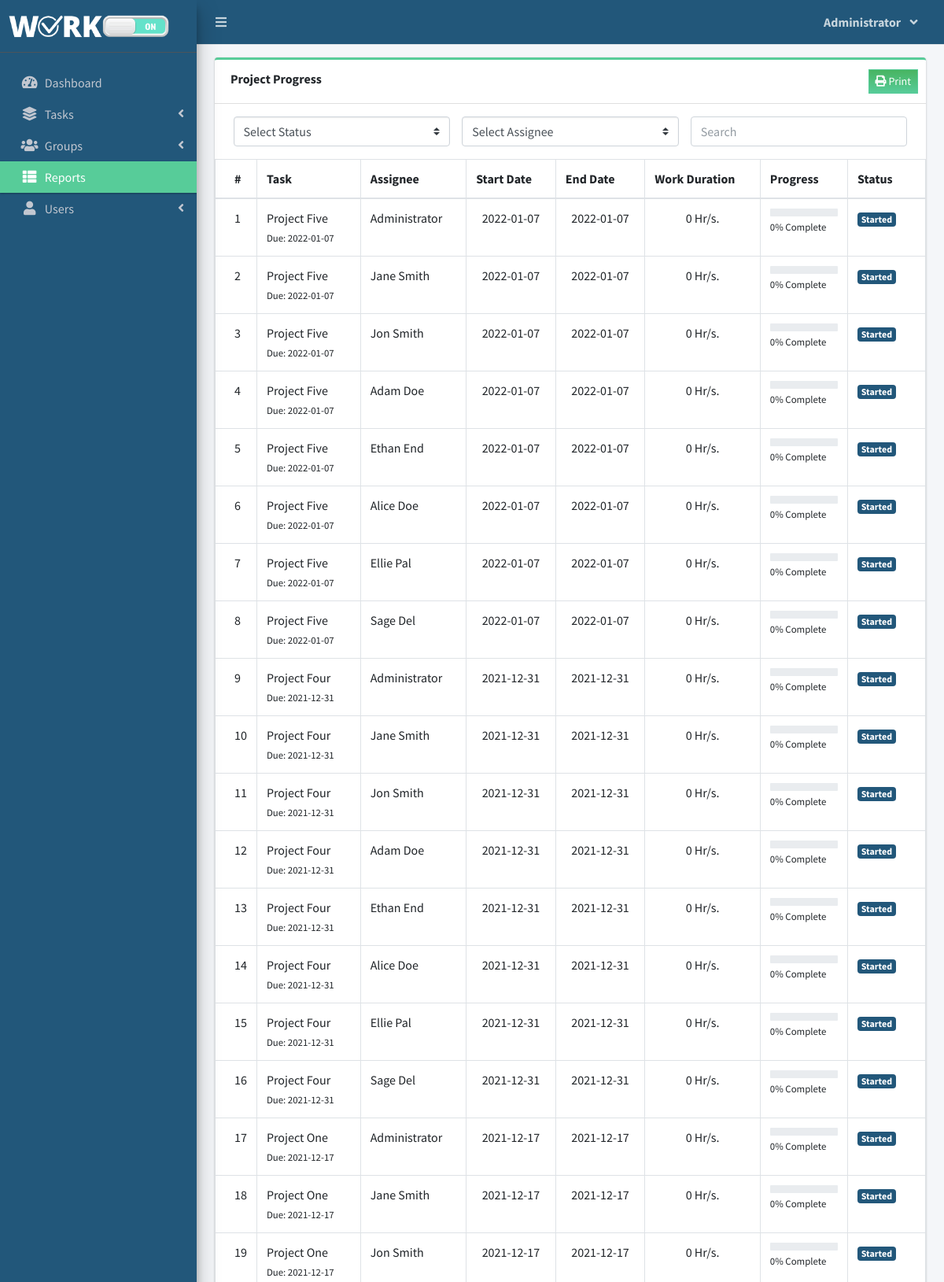
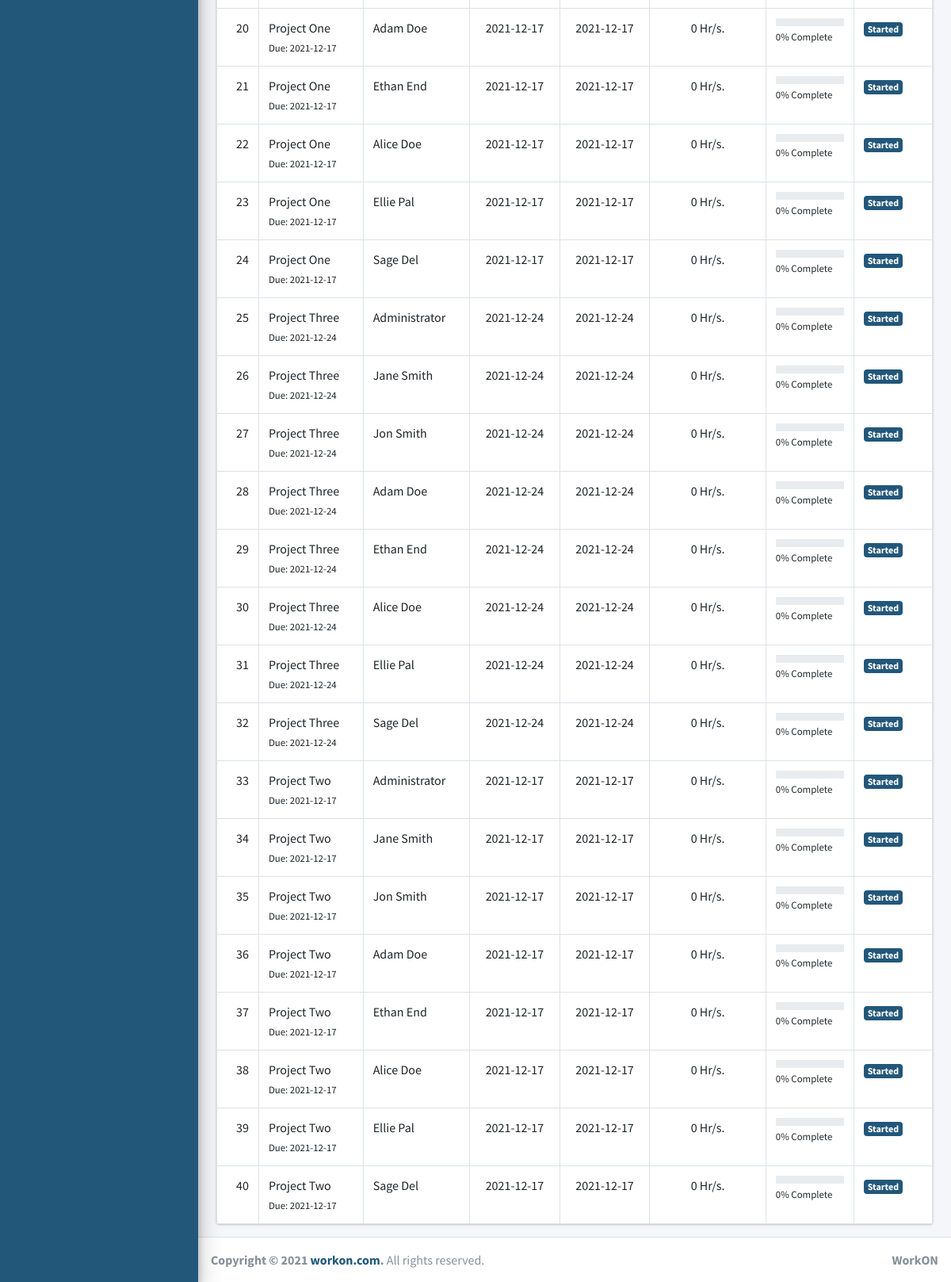
The app's page /index.php?page=reports (signed in), older data (2 pictures, top to bottom).
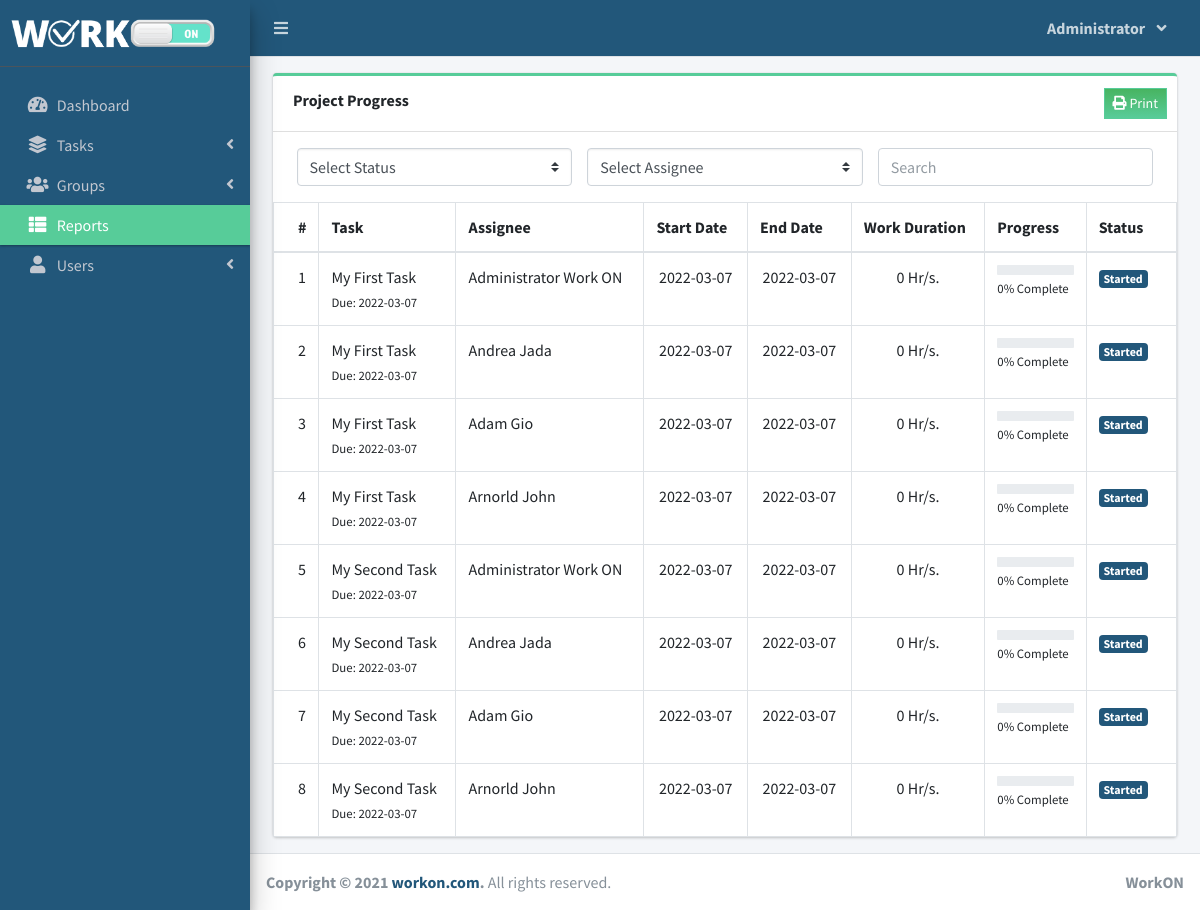
The same page, newer data.
### tables this page shows
CREATE TABLE `project_list` (
  `id` int(30) NOT NULL,
  `name` varchar(200) NOT NULL,
  `description` text NOT NULL,
  `status` tinyint(2) NOT NULL,
  `start_date` date NOT NULL,
  `end_date` date NOT NULL,
  `manager_id` int(30) NOT NULL,
  `user_ids` text NOT NULL,
  `group_id` int(30) NOT NULL,
  `project_url` longtext NOT NULL,
  `project_time_sheet` longtext NOT NULL,
  `project_files` longtext NOT NULL,
  `date_created` datetime NOT NULL DEFAULT current_timestamp()
);

### reports.php (the view, shortened to what the changed rows need)
<?php include 'db_connect.php' ?>
 <div class="col-md-12">
        <div class="card card-outline card-success">
          <div class="card-body p-0">
            <div class="table-responsive" id="printable">
              <table class="table m-0 table-bordered">
                <thead>
                  <th>#</th>
                  <th>Task</th>
                  <th>Assignee</th>
                  <th>Start Date</th>
                  <th>End Date</th>
                  <th>Work Duration</th>
                  <th>Progress</th>
                  <th>Status</th>
                </thead>
                <tbody>
                <?php
                $i = 1;
                $stat = array("Pending","Started","On-Progress","On-Hold","Over Due","Done");
                $where = "";
                $qry = $conn->query("SELECT *, concat(firstname,' ',lastname) AS uname FROM project_list INNER JOIN users $where order by name asc");
                while($row= $qry->fetch_assoc()):
                $tprog = $conn->query("SELECT * FROM task_list where project_id = {$row['id']}")->num_rows;
                $cprog = $conn->query("SELECT * FROM task_list where project_id = {$row['id']} and status = 3")->num_rows;
                $prog = $tprog > 0 ? ($cprog/$tprog) * 100 : 0;
                $prog = $prog > 0 ?  number_format($prog,2) : $prog;
                $dur = $conn->query("SELECT sum(time_rendered) as duration FROM user_productivity where project_id = {$row['id']}");
                $dur = $dur->num_rows > 0 ? $dur->fetch_assoc()['duration'] : 0;
                  ?>
                  <tr>
                      <td width="10px">
                         <?php echo $i++ ?>
                      </td>
                      <td>
                          <a>
                              <?php echo ucwords($row['name']) ?>
                          </a>
                          <br>
                          <small>
                              Due: <?php echo date("Y-m-d",strtotime($row['end_date'])) ?>
                          </small>
                      </td>
                      <td>
                        <?php echo ucwords($row['uname']) ?>
                      </td>
                      <td class="text-center">
                        <?php echo date("Y-m-d",strtotime($row['end_date'])) ?>
                      </td>
                      <td class="text-center">
                        <?php echo date("Y-m-d",strtotime($row['end_date'])) ?>
                      </td>
                      <td class="text-center">
                      	<?php echo number_format($dur).' Hr/s.' ?>
                      </td>
                      <td class="project_progress">
                          <div class="progress progress-sm">
                          </div>
                          <small>
                              <?php echo $prog ?>% Complete
                          </small>
                      </td>
                      <td class="project-state">
                          <?php
                            if($stat[$row['status']] =='Pending'){
                              echo "<span class='badge badge-secondary'>{$stat[$row['status']]}</span>";
                            }elseif($stat[$row['status']] =='Started'){
                              echo "<span class='badge badge-primary'>{$stat[$row['status']]}</span>";
                            }elseif($stat[$row['status']] =='On-Progress'){
                              echo "<span class='badge badge-info'>{$stat[$row['status']]}</span>";
                            }elseif($stat[$row['status']] =='On-Hold'){
                              echo "<span class='badge badge-warning'>{$stat[$row['status']]}</span>";
                            }elseif($stat[$row['status']] =='Over Due'){
                              echo "<span class='badge badge-danger'>{$stat[$row['status']]}</span>";
                            }elseif($stat[$row['status']] =='Done'){
                              echo "<span class='badge badge-success'>{$stat[$row['status']]}</span>";
                            }
                          ?>
                      </td>
                  </tr>
                <?php endwhile; ?>
                </tbody>
              </table>
            </div>
          </div>
        </div>
        </div>

### sidebar.php (shortened to what the changed rows need)
<aside class="main-sidebar sidebar-dark-primary elevation-4">
  <div class="dropdown brand-logo mb-5">
    <a href="./" class="nav-item brand-link">
      <?php if($_SESSION['login_type'] == 1): ?>
        <img src="assets/img/work-on-logo.png" height="40px" >
      <?php else: ?>
        <img src="assets/img/work-on-logo.png" height="40px">
      <h3 class="text-center p-0 m-0 hide"><b>USER</b></h3>
      <?php endif; ?>
    </a>
  </div>
</aside>

Row changes from the older to the newer data that the page shows:
removed project_list: name "Project Five", end_date "2022-01-07", uname "Administrator", dur "0", prog "0", status "Started", uname "Jane Smith", uname "Jon Smith", uname "Adam Doe", uname "Ethan End", uname "Alice Doe", uname "Ellie Pal", uname "Sage Del"
removed project_list: name "Project Four", end_date "2021-12-31", uname "Administrator", dur "0", prog "0", status "Started", uname "Jane Smith", uname "Jon Smith", uname "Adam Doe", uname "Ethan End", uname "Alice Doe", uname "Ellie Pal", uname "Sage Del"
removed project_list: name "Project One", end_date "2021-12-17", uname "Administrator", dur "0", prog "0", status "Started", uname "Jane Smith", uname "Jon Smith", uname "Adam Doe", uname "Ethan End", uname "Alice Doe", uname "Ellie Pal", uname "Sage Del"
removed project_list: name "Project Three", end_date "2021-12-24", uname "Administrator", dur "0", prog "0", status "Started", uname "Jane Smith", uname "Jon Smith", uname "Adam Doe", uname "Ethan End", uname "Alice Doe", uname "Ellie Pal", uname "Sage Del"
removed project_list: name "Project Two", end_date "2021-12-17", uname "Administrator", dur "0", prog "0", status "Started", uname "Jane Smith", uname "Jon Smith", uname "Adam Doe", uname "Ethan End", uname "Alice Doe", uname "Ellie Pal", uname "Sage Del"
added project_list: name "My First Task", end_date "2022-03-07", uname "Administrator Work ON", dur "0", prog "0", status "Started", uname "Andrea Jada", uname "Adam Gio", uname "Arnorld John"
added project_list: name "My Second Task", end_date "2022-03-07", uname "Administrator Work ON", dur "0", prog "0", status "Started", uname "Andrea Jada", uname "Adam Gio", uname "Arnorld John"
